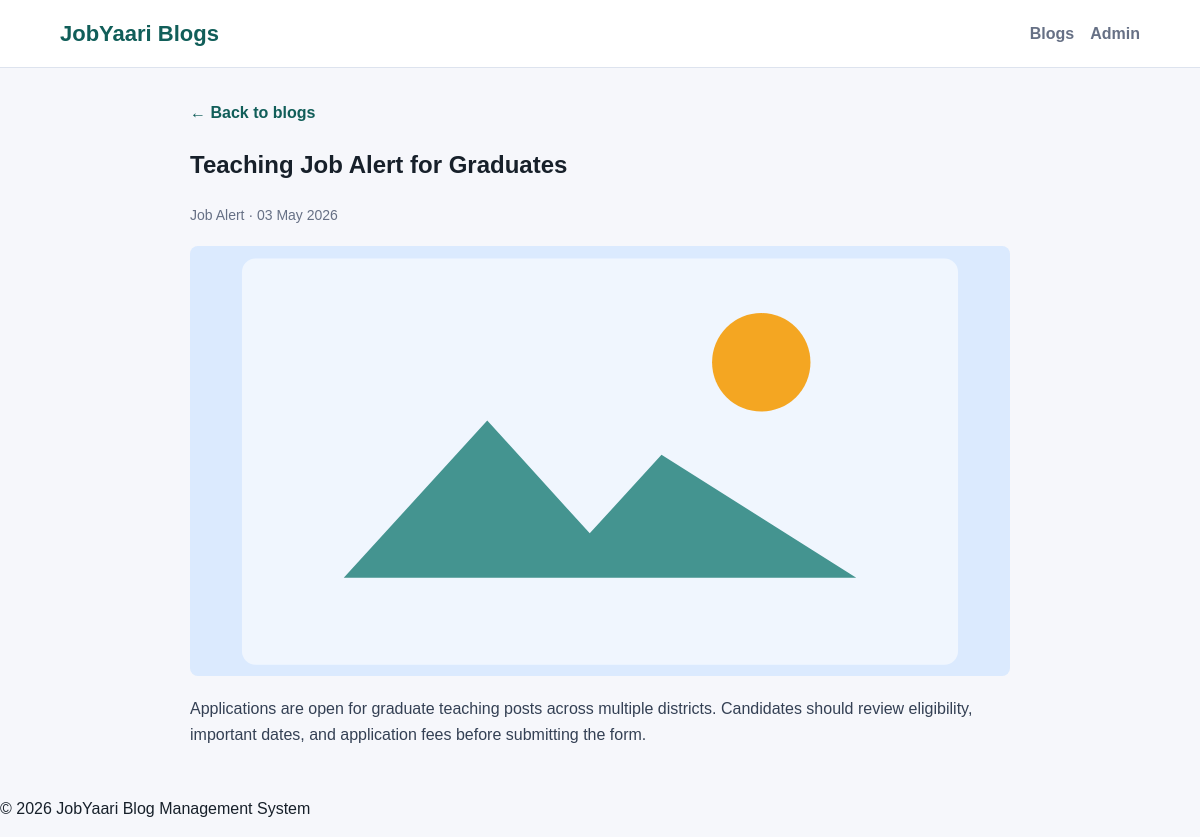
The app's page /blog-detail.php?id=3 with its own data.
### tables this page shows
CREATE TABLE IF NOT EXISTS blogs (
    id INT AUTO_INCREMENT PRIMARY KEY,
    title VARCHAR(255) NOT NULL,
    content TEXT NOT NULL,
    category VARCHAR(100) NOT NULL,
    image VARCHAR(255) DEFAULT NULL,
    created_at TIMESTAMP DEFAULT CURRENT_TIMESTAMP,
    updated_at TIMESTAMP DEFAULT CURRENT_TIMESTAMP ON UPDATE CURRENT_TIMESTAMP
);

### config/database.php (called while the page is built, shortened)
<?php
function db(): mysqli
{
    $connection = new mysqli(DB_HOST, DB_USER, DB_PASS, DB_NAME);
    $connection->set_charset('utf8mb4');
    return $connection;
}

### includes/helpers.php (called while the page is built, shortened)
<?php
function e(?string $value): string
{
    return htmlspecialchars((string) $value, ENT_QUOTES, 'UTF-8');
}

### blog-detail.php (the view, shortened to what this page needs)
<?php
require_once __DIR__ . '/includes/header.php';
$id = (int) ($_GET['id'] ?? 0);
$stmt = db()->prepare('SELECT * FROM blogs WHERE id = ?');
$stmt->bind_param('i', $id);
$stmt->execute();
$blog = $stmt->get_result()->fetch_assoc();
?>
<section class="container detail">
    <?php if (!$blog): ?>
        <div class="empty">Blog not found.</div>
    <?php else: ?>
        <a class="read-more" href="index.php">&larr; Back to blogs</a>
        <h1><?= e($blog['title']) ?></h1>
        <div class="meta"><?= e($blog['category']) ?> &middot; <?= date('d M Y', strtotime($blog['created_at'])) ?></div>
        <img class="detail-hero" src="uploads/<?= e($blog['image'] ?: 'placeholder.svg') ?>" alt="<?= e($blog['title']) ?>">
        <div class="detail-content"><?= nl2br(e($blog['content'])) ?></div>
    <?php endif; ?>
</section>
<?php require_once __DIR__ . '/includes/footer.php'; ?>

### assets/css/style.css (style rules this page uses)
:root { --bg: #f6f7fb; --surface: #ffffff; --ink: #17202a; --muted: #667085; --line: #dde3ee; --primary: #0f766e; --primary-dark: #115e59; --accent: #f59e0b; --danger: #dc2626; }
* { box-sizing: border-box; }
body { margin: 0; font-family: Arial, Helvetica, sans-serif; color: var(--ink); background: var(--bg); line-height: 1.6; }
a { color: inherit; text-decoration: none; }
img { max-width: 100%; display: block; }
.container { max-width: 1120px; margin: 0 auto; padding: 32px 20px; }
.meta { color: var(--muted); font-size: 14px; }
.blog-card p, .detail-content { color: #344054; }
.read-more { margin-top: auto; color: var(--primary-dark); font-weight: 800; }
.detail { max-width: 860px; }
.detail-hero { width: 100%; max-height: 430px; object-fit: cover; border-radius: 8px; margin: 20px 0; }

### records on screen
blogs: title "Teaching Job Alert for Graduates", category "Job Alert", created_at "03 May 2026", content "Applications are open for graduate teaching posts across multiple districts. Candidates should review eligibility, important dates, and application fees before submitting the form."
